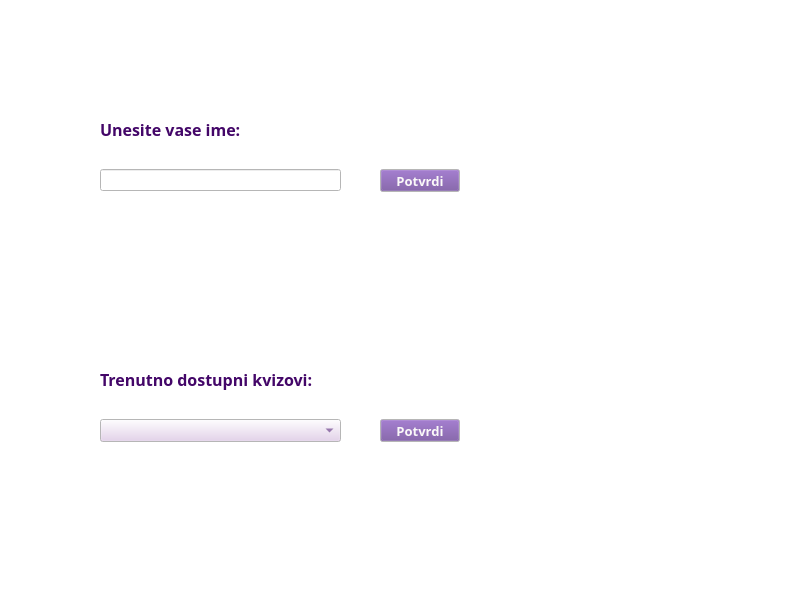
<?xml version="1.0" encoding="UTF-8"?>
<ui version="4.0">
 <class>Game</class>
 <widget class="QWidget" name="Game">
  <property name="geometry">
   <rect>
    <x>0</x>
    <y>0</y>
    <width>800</width>
    <height>600</height>
   </rect>
  </property>
  <property name="palette">
   <palette>
    <active>
     <colorrole role="WindowText">
      <brush brushstyle="SolidPattern">
       <color alpha="255">
        <red>67</red>
        <green>6</green>
        <blue>104</blue>
       </color>
      </brush>
     </colorrole>
     <colorrole role="Button">
      <brush brushstyle="SolidPattern">
       <color alpha="255">
        <red>227</red>
        <green>205</green>
        <blue>236</blue>
       </color>
      </brush>
     </colorrole>
     <colorrole role="Text">
      <brush brushstyle="SolidPattern">
       <color alpha="255">
        <red>97</red>
        <green>53</green>
        <blue>131</blue>
       </color>
      </brush>
     </colorrole>
     <colorrole role="ButtonText">
      <brush brushstyle="SolidPattern">
       <color alpha="255">
        <red>97</red>
        <green>53</green>
        <blue>131</blue>
       </color>
      </brush>
     </colorrole>
     <colorrole role="Base">
      <brush brushstyle="SolidPattern">
       <color alpha="255">
        <red>255</red>
        <green>255</green>
        <blue>255</blue>
       </color>
      </brush>
     </colorrole>
     <colorrole role="Window">
      <brush brushstyle="SolidPattern">
       <color alpha="255">
        <red>255</red>
        <green>255</green>
        <blue>255</blue>
       </color>
      </brush>
     </colorrole>
     <colorrole role="Shadow">
      <brush brushstyle="SolidPattern">
       <color alpha="255">
        <red>67</red>
        <green>6</green>
        <blue>104</blue>
       </color>
      </brush>
     </colorrole>
     <colorrole role="Highlight">
      <brush brushstyle="SolidPattern">
       <color alpha="255">
        <red>150</red>
        <green>136</green>
        <blue>238</blue>
       </color>
      </brush>
     </colorrole>
     <colorrole role="Link">
      <brush brushstyle="SolidPattern">
       <color alpha="255">
        <red>178</red>
        <green>87</green>
        <blue>224</blue>
       </color>
      </brush>
     </colorrole>
     <colorrole role="ToolTipText">
      <brush brushstyle="SolidPattern">
       <color alpha="255">
        <red>67</red>
        <green>6</green>
        <blue>104</blue>
       </color>
      </brush>
     </colorrole>
     <colorrole role="PlaceholderText">
      <brush brushstyle="SolidPattern">
       <color alpha="255">
        <red>67</red>
        <green>6</green>
        <blue>104</blue>
       </color>
      </brush>
     </colorrole>
     <colorrole role="Accent">
      <brush brushstyle="SolidPattern">
       <color alpha="255">
        <red>150</red>
        <green>136</green>
        <blue>238</blue>
       </color>
      </brush>
     </colorrole>
    </active>
    <inactive>
     <colorrole role="WindowText">
      <brush brushstyle="SolidPattern">
       <color alpha="255">
        <red>67</red>
        <green>6</green>
        <blue>104</blue>
       </color>
      </brush>
     </colorrole>
     <colorrole role="Button">
      <brush brushstyle="SolidPattern">
       <color alpha="255">
        <red>227</red>
        <green>205</green>
        <blue>236</blue>
       </color>
      </brush>
     </colorrole>
     <colorrole role="Text">
      <brush brushstyle="SolidPattern">
       <color alpha="255">
        <red>97</red>
        <green>53</green>
        <blue>131</blue>
       </color>
      </brush>
     </colorrole>
     <colorrole role="ButtonText">
      <brush brushstyle="SolidPattern">
       <color alpha="255">
        <red>97</red>
        <green>53</green>
        <blue>131</blue>
       </color>
      </brush>
     </colorrole>
     <colorrole role="Base">
      <brush brushstyle="SolidPattern">
       <color alpha="255">
        <red>255</red>
        <green>255</green>
        <blue>255</blue>
       </color>
      </brush>
     </colorrole>
     <colorrole role="Window">
      <brush brushstyle="SolidPattern">
       <color alpha="255">
        <red>255</red>
        <green>255</green>
        <blue>255</blue>
       </color>
      </brush>
     </colorrole>
     <colorrole role="Shadow">
      <brush brushstyle="SolidPattern">
       <color alpha="255">
        <red>67</red>
        <green>6</green>
        <blue>104</blue>
       </color>
      </brush>
     </colorrole>
     <colorrole role="Highlight">
      <brush brushstyle="SolidPattern">
       <color alpha="255">
        <red>150</red>
        <green>136</green>
        <blue>238</blue>
       </color>
      </brush>
     </colorrole>
     <colorrole role="Link">
      <brush brushstyle="SolidPattern">
       <color alpha="255">
        <red>178</red>
        <green>87</green>
        <blue>224</blue>
       </color>
      </brush>
     </colorrole>
     <colorrole role="ToolTipText">
      <brush brushstyle="SolidPattern">
       <color alpha="255">
        <red>67</red>
        <green>6</green>
        <blue>104</blue>
       </color>
      </brush>
     </colorrole>
     <colorrole role="PlaceholderText">
      <brush brushstyle="SolidPattern">
       <color alpha="255">
        <red>67</red>
        <green>6</green>
        <blue>104</blue>
       </color>
      </brush>
     </colorrole>
     <colorrole role="Accent">
      <brush brushstyle="SolidPattern">
       <color alpha="255">
        <red>150</red>
        <green>136</green>
        <blue>238</blue>
       </color>
      </brush>
     </colorrole>
    </inactive>
    <disabled>
     <colorrole role="WindowText">
      <brush brushstyle="SolidPattern">
       <color alpha="255">
        <red>201</red>
        <green>169</green>
        <blue>228</blue>
       </color>
      </brush>
     </colorrole>
     <colorrole role="Button">
      <brush brushstyle="SolidPattern">
       <color alpha="255">
        <red>227</red>
        <green>205</green>
        <blue>236</blue>
       </color>
      </brush>
     </colorrole>
     <colorrole role="Text">
      <brush brushstyle="SolidPattern">
       <color alpha="255">
        <red>201</red>
        <green>169</green>
        <blue>228</blue>
       </color>
      </brush>
     </colorrole>
     <colorrole role="ButtonText">
      <brush brushstyle="SolidPattern">
       <color alpha="255">
        <red>201</red>
        <green>169</green>
        <blue>228</blue>
       </color>
      </brush>
     </colorrole>
     <colorrole role="Base">
      <brush brushstyle="SolidPattern">
       <color alpha="255">
        <red>255</red>
        <green>255</green>
        <blue>255</blue>
       </color>
      </brush>
     </colorrole>
     <colorrole role="Window">
      <brush brushstyle="SolidPattern">
       <color alpha="255">
        <red>255</red>
        <green>255</green>
        <blue>255</blue>
       </color>
      </brush>
     </colorrole>
     <colorrole role="Shadow">
      <brush brushstyle="SolidPattern">
       <color alpha="255">
        <red>67</red>
        <green>6</green>
        <blue>104</blue>
       </color>
      </brush>
     </colorrole>
     <colorrole role="Highlight">
      <brush brushstyle="SolidPattern">
       <color alpha="255">
        <red>201</red>
        <green>169</green>
        <blue>228</blue>
       </color>
      </brush>
     </colorrole>
     <colorrole role="HighlightedText">
      <brush brushstyle="SolidPattern">
       <color alpha="255">
        <red>201</red>
        <green>169</green>
        <blue>228</blue>
       </color>
      </brush>
     </colorrole>
     <colorrole role="Link">
      <brush brushstyle="SolidPattern">
       <color alpha="255">
        <red>178</red>
        <green>87</green>
        <blue>224</blue>
       </color>
      </brush>
     </colorrole>
     <colorrole role="ToolTipText">
      <brush brushstyle="SolidPattern">
       <color alpha="255">
        <red>67</red>
        <green>6</green>
        <blue>104</blue>
       </color>
      </brush>
     </colorrole>
     <colorrole role="PlaceholderText">
      <brush brushstyle="SolidPattern">
       <color alpha="255">
        <red>67</red>
        <green>6</green>
        <blue>104</blue>
       </color>
      </brush>
     </colorrole>
     <colorrole role="Accent">
      <brush brushstyle="SolidPattern">
       <color alpha="255">
        <red>150</red>
        <green>136</green>
        <blue>238</blue>
       </color>
      </brush>
     </colorrole>
    </disabled>
   </palette>
  </property>
  <property name="font">
   <font>
    <family>Sawasdee</family>
    <pointsize>12</pointsize>
    <bold>true</bold>
   </font>
  </property>
  <property name="windowTitle">
   <string>Kviz</string>
  </property>
  <widget class="QStackedWidget" name="stackedWidget">
   <property name="geometry">
    <rect>
     <x>0</x>
     <y>-1</y>
     <width>801</width>
     <height>601</height>
    </rect>
   </property>
   <widget class="QWidget" name="page">
    <widget class="QPushButton" name="pushButton_insertName">
     <property name="geometry">
      <rect>
       <x>380</x>
       <y>170</y>
       <width>80</width>
       <height>23</height>
      </rect>
     </property>
     <property name="palette">
      <palette>
       <active>
        <colorrole role="WindowText">
         <brush brushstyle="SolidPattern">
          <color alpha="255">
           <red>67</red>
           <green>6</green>
           <blue>104</blue>
          </color>
         </brush>
        </colorrole>
        <colorrole role="Button">
         <brush brushstyle="SolidPattern">
          <color alpha="255">
           <red>114</red>
           <green>75</green>
           <blue>156</blue>
          </color>
         </brush>
        </colorrole>
        <colorrole role="Text">
         <brush brushstyle="SolidPattern">
          <color alpha="255">
           <red>97</red>
           <green>53</green>
           <blue>131</blue>
          </color>
         </brush>
        </colorrole>
        <colorrole role="ButtonText">
         <brush brushstyle="SolidPattern">
          <color alpha="255">
           <red>250</red>
           <green>249</green>
           <blue>248</blue>
          </color>
         </brush>
        </colorrole>
        <colorrole role="Base">
         <brush brushstyle="SolidPattern">
          <color alpha="255">
           <red>255</red>
           <green>255</green>
           <blue>255</blue>
          </color>
         </brush>
        </colorrole>
        <colorrole role="Window">
         <brush brushstyle="SolidPattern">
          <color alpha="255">
           <red>255</red>
           <green>255</green>
           <blue>255</blue>
          </color>
         </brush>
        </colorrole>
        <colorrole role="Shadow">
         <brush brushstyle="SolidPattern">
          <color alpha="255">
           <red>67</red>
           <green>6</green>
           <blue>104</blue>
          </color>
         </brush>
        </colorrole>
        <colorrole role="Highlight">
         <brush brushstyle="SolidPattern">
          <color alpha="255">
           <red>150</red>
           <green>136</green>
           <blue>238</blue>
          </color>
         </brush>
        </colorrole>
        <colorrole role="Link">
         <brush brushstyle="SolidPattern">
          <color alpha="255">
           <red>178</red>
           <green>87</green>
           <blue>224</blue>
          </color>
         </brush>
        </colorrole>
        <colorrole role="ToolTipText">
         <brush brushstyle="SolidPattern">
          <color alpha="255">
           <red>67</red>
           <green>6</green>
           <blue>104</blue>
          </color>
         </brush>
        </colorrole>
        <colorrole role="PlaceholderText">
         <brush brushstyle="SolidPattern">
          <color alpha="255">
           <red>67</red>
           <green>6</green>
           <blue>104</blue>
          </color>
         </brush>
        </colorrole>
        <colorrole role="Accent">
         <brush brushstyle="SolidPattern">
          <color alpha="255">
           <red>150</red>
           <green>136</green>
           <blue>238</blue>
          </color>
         </brush>
        </colorrole>
       </active>
       <inactive>
        <colorrole role="WindowText">
         <brush brushstyle="SolidPattern">
          <color alpha="255">
           <red>67</red>
           <green>6</green>
           <blue>104</blue>
          </color>
         </brush>
        </colorrole>
        <colorrole role="Button">
         <brush brushstyle="SolidPattern">
          <color alpha="255">
           <red>114</red>
           <green>75</green>
           <blue>156</blue>
          </color>
         </brush>
        </colorrole>
        <colorrole role="Text">
         <brush brushstyle="SolidPattern">
          <color alpha="255">
           <red>97</red>
           <green>53</green>
           <blue>131</blue>
          </color>
         </brush>
        </colorrole>
        <colorrole role="ButtonText">
         <brush brushstyle="SolidPattern">
          <color alpha="255">
           <red>250</red>
           <green>249</green>
           <blue>248</blue>
          </color>
         </brush>
        </colorrole>
        <colorrole role="Base">
         <brush brushstyle="SolidPattern">
          <color alpha="255">
           <red>255</red>
           <green>255</green>
           <blue>255</blue>
          </color>
         </brush>
        </colorrole>
        <colorrole role="Window">
         <brush brushstyle="SolidPattern">
          <color alpha="255">
           <red>255</red>
           <green>255</green>
           <blue>255</blue>
          </color>
         </brush>
        </colorrole>
        <colorrole role="Shadow">
         <brush brushstyle="SolidPattern">
          <color alpha="255">
           <red>67</red>
           <green>6</green>
           <blue>104</blue>
          </color>
         </brush>
        </colorrole>
        <colorrole role="Highlight">
         <brush brushstyle="SolidPattern">
          <color alpha="255">
           <red>150</red>
           <green>136</green>
           <blue>238</blue>
          </color>
         </brush>
        </colorrole>
        <colorrole role="Link">
         <brush brushstyle="SolidPattern">
          <color alpha="255">
           <red>178</red>
           <green>87</green>
           <blue>224</blue>
          </color>
         </brush>
        </colorrole>
        <colorrole role="ToolTipText">
         <brush brushstyle="SolidPattern">
          <color alpha="255">
           <red>67</red>
           <green>6</green>
           <blue>104</blue>
          </color>
         </brush>
        </colorrole>
        <colorrole role="PlaceholderText">
         <brush brushstyle="SolidPattern">
          <color alpha="255">
           <red>67</red>
           <green>6</green>
           <blue>104</blue>
          </color>
         </brush>
        </colorrole>
        <colorrole role="Accent">
         <brush brushstyle="SolidPattern">
          <color alpha="255">
           <red>150</red>
           <green>136</green>
           <blue>238</blue>
          </color>
         </brush>
        </colorrole>
       </inactive>
       <disabled>
        <colorrole role="WindowText">
         <brush brushstyle="SolidPattern">
          <color alpha="255">
           <red>201</red>
           <green>169</green>
           <blue>228</blue>
          </color>
         </brush>
        </colorrole>
        <colorrole role="Button">
         <brush brushstyle="SolidPattern">
          <color alpha="255">
           <red>114</red>
           <green>75</green>
           <blue>156</blue>
          </color>
         </brush>
        </colorrole>
        <colorrole role="Text">
         <brush brushstyle="SolidPattern">
          <color alpha="255">
           <red>201</red>
           <green>169</green>
           <blue>228</blue>
          </color>
         </brush>
        </colorrole>
        <colorrole role="ButtonText">
         <brush brushstyle="SolidPattern">
          <color alpha="255">
           <red>201</red>
           <green>169</green>
           <blue>228</blue>
          </color>
         </brush>
        </colorrole>
        <colorrole role="Base">
         <brush brushstyle="SolidPattern">
          <color alpha="255">
           <red>255</red>
           <green>255</green>
           <blue>255</blue>
          </color>
         </brush>
        </colorrole>
        <colorrole role="Window">
         <brush brushstyle="SolidPattern">
          <color alpha="255">
           <red>255</red>
           <green>255</green>
           <blue>255</blue>
          </color>
         </brush>
        </colorrole>
        <colorrole role="Shadow">
         <brush brushstyle="SolidPattern">
          <color alpha="255">
           <red>67</red>
           <green>6</green>
           <blue>104</blue>
          </color>
         </brush>
        </colorrole>
        <colorrole role="Highlight">
         <brush brushstyle="SolidPattern">
          <color alpha="255">
           <red>201</red>
           <green>169</green>
           <blue>228</blue>
          </color>
         </brush>
        </colorrole>
        <colorrole role="HighlightedText">
         <brush brushstyle="SolidPattern">
          <color alpha="255">
           <red>201</red>
           <green>169</green>
           <blue>228</blue>
          </color>
         </brush>
        </colorrole>
        <colorrole role="Link">
         <brush brushstyle="SolidPattern">
          <color alpha="255">
           <red>178</red>
           <green>87</green>
           <blue>224</blue>
          </color>
         </brush>
        </colorrole>
        <colorrole role="ToolTipText">
         <brush brushstyle="SolidPattern">
          <color alpha="255">
           <red>67</red>
           <green>6</green>
           <blue>104</blue>
          </color>
         </brush>
        </colorrole>
        <colorrole role="PlaceholderText">
         <brush brushstyle="SolidPattern">
          <color alpha="255">
           <red>67</red>
           <green>6</green>
           <blue>104</blue>
          </color>
         </brush>
        </colorrole>
        <colorrole role="Accent">
         <brush brushstyle="SolidPattern">
          <color alpha="255">
           <red>150</red>
           <green>136</green>
           <blue>238</blue>
          </color>
         </brush>
        </colorrole>
       </disabled>
      </palette>
     </property>
     <property name="font">
      <font>
       <family>Sawasdee</family>
       <pointsize>10</pointsize>
       <bold>true</bold>
      </font>
     </property>
     <property name="text">
      <string>Potvrdi</string>
     </property>
    </widget>
    <widget class="QLineEdit" name="insertName">
     <property name="geometry">
      <rect>
       <x>100</x>
       <y>170</y>
       <width>241</width>
       <height>22</height>
      </rect>
     </property>
     <property name="font">
      <font>
       <family>Sawasdee</family>
       <pointsize>11</pointsize>
       <bold>true</bold>
      </font>
     </property>
    </widget>
    <widget class="QLabel" name="label">
     <property name="geometry">
      <rect>
       <x>100</x>
       <y>120</y>
       <width>201</width>
       <height>21</height>
      </rect>
     </property>
     <property name="palette">
      <palette>
       <active>
        <colorrole role="WindowText">
         <brush brushstyle="SolidPattern">
          <color alpha="255">
           <red>67</red>
           <green>6</green>
           <blue>104</blue>
          </color>
         </brush>
        </colorrole>
        <colorrole role="Button">
         <brush brushstyle="SolidPattern">
          <color alpha="255">
           <red>227</red>
           <green>205</green>
           <blue>236</blue>
          </color>
         </brush>
        </colorrole>
        <colorrole role="Text">
         <brush brushstyle="SolidPattern">
          <color alpha="255">
           <red>97</red>
           <green>53</green>
           <blue>131</blue>
          </color>
         </brush>
        </colorrole>
        <colorrole role="ButtonText">
         <brush brushstyle="SolidPattern">
          <color alpha="255">
           <red>97</red>
           <green>53</green>
           <blue>131</blue>
          </color>
         </brush>
        </colorrole>
        <colorrole role="Highlight">
         <brush brushstyle="SolidPattern">
          <color alpha="255">
           <red>150</red>
           <green>136</green>
           <blue>238</blue>
          </color>
         </brush>
        </colorrole>
       </active>
       <inactive>
        <colorrole role="WindowText">
         <brush brushstyle="SolidPattern">
          <color alpha="255">
           <red>67</red>
           <green>6</green>
           <blue>104</blue>
          </color>
         </brush>
        </colorrole>
        <colorrole role="Button">
         <brush brushstyle="SolidPattern">
          <color alpha="255">
           <red>227</red>
           <green>205</green>
           <blue>236</blue>
          </color>
         </brush>
        </colorrole>
        <colorrole role="Text">
         <brush brushstyle="SolidPattern">
          <color alpha="255">
           <red>97</red>
           <green>53</green>
           <blue>131</blue>
          </color>
         </brush>
        </colorrole>
        <colorrole role="ButtonText">
         <brush brushstyle="SolidPattern">
          <color alpha="255">
           <red>97</red>
           <green>53</green>
           <blue>131</blue>
          </color>
         </brush>
        </colorrole>
        <colorrole role="Highlight">
         <brush brushstyle="SolidPattern">
          <color alpha="255">
           <red>150</red>
           <green>136</green>
           <blue>238</blue>
          </color>
         </brush>
        </colorrole>
       </inactive>
       <disabled>
        <colorrole role="Button">
         <brush brushstyle="SolidPattern">
          <color alpha="255">
           <red>227</red>
           <green>205</green>
           <blue>236</blue>
          </color>
         </brush>
        </colorrole>
       </disabled>
      </palette>
     </property>
     <property name="font">
      <font>
       <family>Sawasdee</family>
       <pointsize>12</pointsize>
       <bold>true</bold>
      </font>
     </property>
     <property name="text">
      <string>Unesite vase ime:</string>
     </property>
    </widget>
    <widget class="QPushButton" name="pushButton_quizSelection">
     <property name="geometry">
      <rect>
       <x>380</x>
       <y>420</y>
       <width>80</width>
       <height>23</height>
      </rect>
     </property>
     <property name="palette">
      <palette>
       <active>
        <colorrole role="WindowText">
         <brush brushstyle="SolidPattern">
          <color alpha="255">
           <red>67</red>
           <green>6</green>
           <blue>104</blue>
          </color>
         </brush>
        </colorrole>
        <colorrole role="Button">
         <brush brushstyle="SolidPattern">
          <color alpha="255">
           <red>114</red>
           <green>75</green>
           <blue>156</blue>
          </color>
         </brush>
        </colorrole>
        <colorrole role="Text">
         <brush brushstyle="SolidPattern">
          <color alpha="255">
           <red>97</red>
           <green>53</green>
           <blue>131</blue>
          </color>
         </brush>
        </colorrole>
        <colorrole role="ButtonText">
         <brush brushstyle="SolidPattern">
          <color alpha="255">
           <red>250</red>
           <green>249</green>
           <blue>248</blue>
          </color>
         </brush>
        </colorrole>
        <colorrole role="Base">
         <brush brushstyle="SolidPattern">
          <color alpha="255">
           <red>255</red>
           <green>255</green>
           <blue>255</blue>
          </color>
         </brush>
        </colorrole>
        <colorrole role="Window">
         <brush brushstyle="SolidPattern">
          <color alpha="255">
           <red>255</red>
           <green>255</green>
           <blue>255</blue>
          </color>
         </brush>
        </colorrole>
        <colorrole role="Shadow">
         <brush brushstyle="SolidPattern">
          <color alpha="255">
           <red>67</red>
           <green>6</green>
           <blue>104</blue>
          </color>
         </brush>
        </colorrole>
        <colorrole role="Highlight">
         <brush brushstyle="SolidPattern">
          <color alpha="255">
           <red>150</red>
           <green>136</green>
           <blue>238</blue>
          </color>
         </brush>
        </colorrole>
        <colorrole role="Link">
         <brush brushstyle="SolidPattern">
          <color alpha="255">
           <red>178</red>
           <green>87</green>
           <blue>224</blue>
          </color>
         </brush>
        </colorrole>
        <colorrole role="ToolTipText">
         <brush brushstyle="SolidPattern">
          <color alpha="255">
           <red>67</red>
           <green>6</green>
           <blue>104</blue>
          </color>
         </brush>
        </colorrole>
        <colorrole role="PlaceholderText">
         <brush brushstyle="SolidPattern">
          <color alpha="255">
           <red>67</red>
           <green>6</green>
           <blue>104</blue>
          </color>
         </brush>
        </colorrole>
        <colorrole role="Accent">
         <brush brushstyle="SolidPattern">
          <color alpha="255">
           <red>150</red>
           <green>136</green>
           <blue>238</blue>
          </color>
         </brush>
        </colorrole>
       </active>
       <inactive>
        <colorrole role="WindowText">
         <brush brushstyle="SolidPattern">
          <color alpha="255">
           <red>67</red>
           <green>6</green>
           <blue>104</blue>
          </color>
         </brush>
        </colorrole>
        <colorrole role="Button">
         <brush brushstyle="SolidPattern">
          <color alpha="255">
           <red>114</red>
           <green>75</green>
           <blue>156</blue>
          </color>
         </brush>
        </colorrole>
        <colorrole role="Text">
         <brush brushstyle="SolidPattern">
          <color alpha="255">
           <red>97</red>
           <green>53</green>
           <blue>131</blue>
          </color>
         </brush>
        </colorrole>
        <colorrole role="ButtonText">
         <brush brushstyle="SolidPattern">
          <color alpha="255">
           <red>250</red>
           <green>249</green>
           <blue>248</blue>
          </color>
         </brush>
        </colorrole>
        <colorrole role="Base">
         <brush brushstyle="SolidPattern">
          <color alpha="255">
           <red>255</red>
           <green>255</green>
           <blue>255</blue>
          </color>
         </brush>
        </colorrole>
        <colorrole role="Window">
         <brush brushstyle="SolidPattern">
          <color alpha="255">
           <red>255</red>
           <green>255</green>
           <blue>255</blue>
          </color>
         </brush>
        </colorrole>
        <colorrole role="Shadow">
         <brush brushstyle="SolidPattern">
          <color alpha="255">
           <red>67</red>
           <green>6</green>
           <blue>104</blue>
          </color>
         </brush>
        </colorrole>
        <colorrole role="Highlight">
         <brush brushstyle="SolidPattern">
          <color alpha="255">
           <red>150</red>
           <green>136</green>
           <blue>238</blue>
          </color>
         </brush>
        </colorrole>
        <colorrole role="Link">
         <brush brushstyle="SolidPattern">
          <color alpha="255">
           <red>178</red>
           <green>87</green>
           <blue>224</blue>
          </color>
         </brush>
        </colorrole>
        <colorrole role="ToolTipText">
         <brush brushstyle="SolidPattern">
          <color alpha="255">
           <red>67</red>
           <green>6</green>
           <blue>104</blue>
          </color>
         </brush>
        </colorrole>
        <colorrole role="PlaceholderText">
         <brush brushstyle="SolidPattern">
          <color alpha="255">
           <red>67</red>
           <green>6</green>
           <blue>104</blue>
          </color>
         </brush>
        </colorrole>
        <colorrole role="Accent">
         <brush brushstyle="SolidPattern">
          <color alpha="255">
           <red>150</red>
           <green>136</green>
           <blue>238</blue>
          </color>
         </brush>
        </colorrole>
       </inactive>
       <disabled>
        <colorrole role="WindowText">
         <brush brushstyle="SolidPattern">
          <color alpha="255">
           <red>201</red>
           <green>169</green>
           <blue>228</blue>
          </color>
         </brush>
        </colorrole>
        <colorrole role="Button">
         <brush brushstyle="SolidPattern">
          <color alpha="255">
           <red>114</red>
           <green>75</green>
           <blue>156</blue>
          </color>
         </brush>
        </colorrole>
        <colorrole role="Text">
         <brush brushstyle="SolidPattern">
          <color alpha="255">
           <red>201</red>
           <green>169</green>
           <blue>228</blue>
          </color>
         </brush>
        </colorrole>
        <colorrole role="ButtonText">
         <brush brushstyle="SolidPattern">
          <color alpha="255">
           <red>201</red>
           <green>169</green>
           <blue>228</blue>
          </color>
         </brush>
        </colorrole>
        <colorrole role="Base">
         <brush brushstyle="SolidPattern">
          <color alpha="255">
           <red>255</red>
           <green>255</green>
           <blue>255</blue>
          </color>
         </brush>
        </colorrole>
        <colorrole role="Window">
         <brush brushstyle="SolidPattern">
          <color alpha="255">
           <red>255</red>
           <green>255</green>
           <blue>255</blue>
          </color>
         </brush>
        </colorrole>
        <colorrole role="Shadow">
         <brush brushstyle="SolidPattern">
          <color alpha="255">
           <red>67</red>
           <green>6</green>
           <blue>104</blue>
          </color>
         </brush>
        </colorrole>
        <colorrole role="Highlight">
         <brush brushstyle="SolidPattern">
          <color alpha="255">
           <red>201</red>
           <green>169</green>
           <blue>228</blue>
          </color>
         </brush>
        </colorrole>
        <colorrole role="HighlightedText">
         <brush brushstyle="SolidPattern">
          <color alpha="255">
           <red>201</red>
           <green>169</green>
           <blue>228</blue>
          </color>
         </brush>
        </colorrole>
        <colorrole role="Link">
         <brush brushstyle="SolidPattern">
          <color alpha="255">
           <red>178</red>
           <green>87</green>
           <blue>224</blue>
          </color>
         </brush>
        </colorrole>
        <colorrole role="ToolTipText">
         <brush brushstyle="SolidPattern">
          <color alpha="255">
           <red>67</red>
           <green>6</green>
           <blue>104</blue>
          </color>
         </brush>
        </colorrole>
        <colorrole role="PlaceholderText">
         <brush brushstyle="SolidPattern">
          <color alpha="255">
           <red>67</red>
           <green>6</green>
           <blue>104</blue>
          </color>
         </brush>
        </colorrole>
        <colorrole role="Accent">
         <brush brushstyle="SolidPattern">
          <color alpha="255">
           <red>150</red>
           <green>136</green>
           <blue>238</blue>
          </color>
         </brush>
        </colorrole>
       </disabled>
      </palette>
     </property>
     <property name="font">
      <font>
       <family>Sawasdee</family>
       <pointsize>10</pointsize>
       <bold>true</bold>
      </font>
     </property>
     <property name="text">
      <string>Potvrdi</string>
     </property>
    </widget>
    <widget class="QLabel" name="label_picture">
     <property name="geometry">
      <rect>
       <x>600</x>
       <y>0</y>
       <width>201</width>
       <height>601</height>
      </rect>
     </property>
     <property name="text">
      <string/>
     </property>
    </widget>
    <widget class="QLabel" name="label_2">
     <property name="geometry">
      <rect>
       <x>100</x>
       <y>370</y>
       <width>271</width>
       <height>21</height>
      </rect>
     </property>
     <property name="font">
      <font>
       <family>Sawasdee</family>
       <pointsize>12</pointsize>
       <bold>true</bold>
      </font>
     </property>
     <property name="text">
      <string>Trenutno dostupni kvizovi:</string>
     </property>
    </widget>
    <widget class="QComboBox" name="comboBox_quizSelection">
     <property name="geometry">
      <rect>
       <x>100</x>
       <y>420</y>
       <width>241</width>
       <height>23</height>
      </rect>
     </property>
     <property name="font">
      <font>
       <family>Sawasdee</family>
       <pointsize>10</pointsize>
       <bold>true</bold>
      </font>
     </property>
    </widget>
   </widget>
  </widget>
 </widget>
 <resources/>
 <connections/>
</ui>
